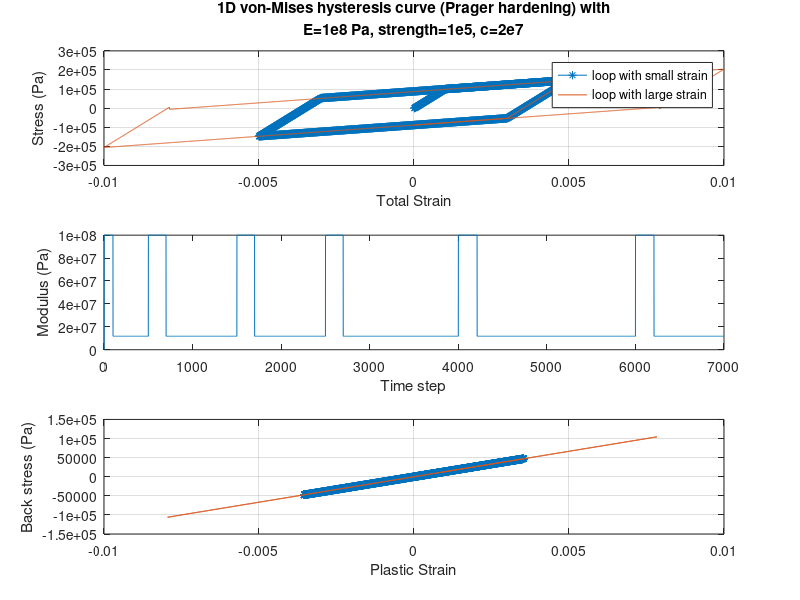

MATLAB code for this plot:
%%


clc;clear;
inc_strain=[ 0.00001*ones(1,500)...
            -0.00001*ones(1,1000) 0.00001*ones(1,1000) ...
            -0.00001*ones(1,1500) 0.00001*ones(1,2000) ...
            -0.00001*ones(1,1000)];
E=1e8; % unit:Pa
yield_tag=0;
strength=1e5;
ha=2e7;

stress=zeros(1,length(inc_strain));
total_strain_pl=zeros(1,length(inc_strain));
alpha=zeros(1,length(inc_strain));

for i=2:length(inc_strain)
    
    if yield_tag==0
        trialstress=stress(i-1)+E*inc_strain(i);
        if abs(trialstress)< abs(strength+ sign(trialstress)*alpha(i-1))
            E_ep=E;
            stress(i)=trialstress;
            total_strain_pl(i)=total_strain_pl(i-1);
            yield_tag=0;
            alpha(i)=alpha(i-1);
        else
            E_ep=E;
            stress(i)=sign(trialstress)*(strength+ sign(trialstress)*alpha(i-1));
            total_strain_pl(i)=total_strain_pl(i-1);%  + (trialstress-strength+alpha(i-1))/E;
            yield_tag=1;
            alpha(i)=alpha(i-1);
        end
    else
        L=sign(stress(i-1)-alpha(i-1))*E*inc_strain(i);
        if L<0
           E_ep=E;
           stress(i)=stress(i-1)+E_ep*inc_strain(i); 
           total_strain_pl(i)=total_strain_pl(i-1)-inc_strain(i);
           yield_tag=0;
           alpha(i)=alpha(i-1);
        else
           E_ep=E-E*E/(E+2/3*ha);
           stress(i)=stress(i-1)+E_ep*inc_strain(i); 
           inc_strain_pl=E/(E+2/3*ha)*inc_strain(i);
           total_strain_pl(i)=total_strain_pl(i-1) + inc_strain_pl;
           yield_tag=1;
           alpha(i)=alpha(i-1)+2/3*ha*inc_strain_pl;
           i
        end
        
        
    end

   total_E_ep(i)=E_ep;

end



%%

subplot(3,1,1)
total_strain=cumsum(inc_strain);
plot(total_strain(1:2500), stress(1:2500), '-*'); grid on; hold on;
plot(total_strain(2500:end), stress(2500:end), '-'); grid on;
xlabel('Total Strain'); ylabel('Stress (Pa)')
legend('loop with small strain', 'loop with large strain')
title({'1D von-Mises hysteresis curve (Prager hardening) with',  'E=1e8 Pa, strength=1e5, c=2e7'})

subplot(3,1,2)

plot(total_E_ep);
xlabel('Time step'); ylabel('Modulus (Pa)');

subplot(3,1,3)

plot(total_strain_pl(1:2500), alpha(1:2500), '-*'); grid on; hold on;
plot(total_strain_pl(2500:end), alpha(2500:end)); grid on; hold on;

xlabel('Plastic Strain'); ylabel('Back stress (Pa)');

